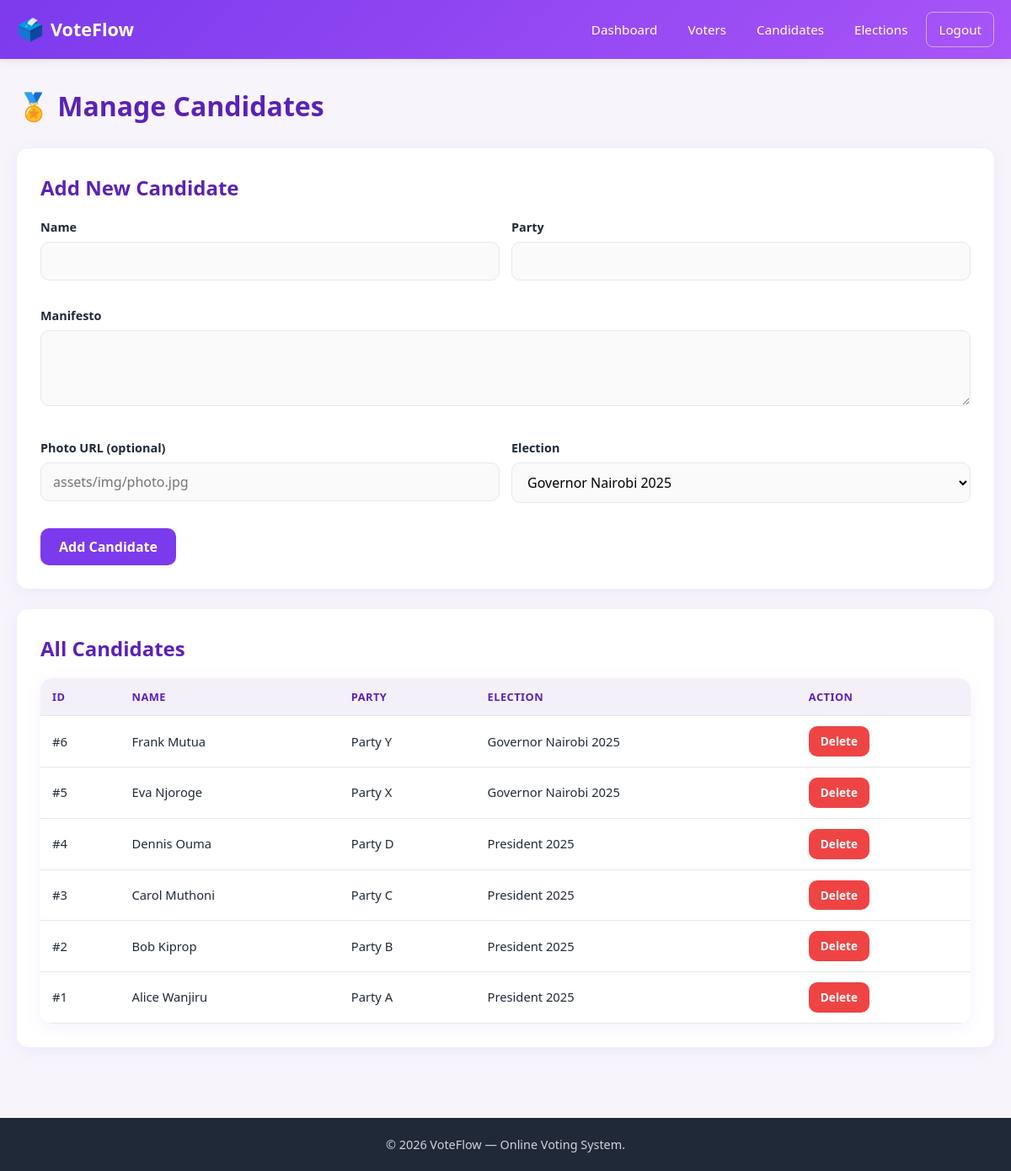
Screenshot of /admin/candidates.php (signed in) with the database file from the repository.
### tables this page shows
CREATE TABLE candidate (
    candidate_id INT AUTO_INCREMENT PRIMARY KEY,
    name         VARCHAR(100) NOT NULL,
    party        VARCHAR(100),
    manifesto    TEXT,
    photo_url    VARCHAR(255),
    election_id  INT,
    CONSTRAINT fk_candidate_election
        FOREIGN KEY (election_id) REFERENCES election(election_id) ON DELETE CASCADE
);

CREATE TABLE election (
    election_id INT AUTO_INCREMENT PRIMARY KEY,
    title       VARCHAR(150) NOT NULL,
    description TEXT,
    start_date  DATETIME NOT NULL,
    end_date    DATETIME NOT NULL,
    status      ENUM('upcoming','active','closed') DEFAULT 'upcoming',
    created_by  INT,
    CONSTRAINT fk_election_admin
        FOREIGN KEY (created_by) REFERENCES admin(admin_id) ON DELETE SET NULL
);

### admin/candidates.php (the view, shortened to what this page needs)
<?php
require_once __DIR__ . '/../config/db.php';
$elections  = $conn->query("SELECT * FROM election ORDER BY election_id DESC")->fetch_all(MYSQLI_ASSOC);
$candidates = $conn->query("
    SELECT c.*, e.title AS election_title FROM candidate c
    LEFT JOIN election e ON e.election_id=c.election_id
    ORDER BY c.candidate_id DESC
")->fetch_all(MYSQLI_ASSOC);
$basePath  = '../';
require_once __DIR__ . '/../includes/header.php';
?>
<h1 style="color:var(--primary-dark); margin-bottom:24px;">🏅 Manage Candidates</h1>
<div class="card">
    <h2>Add New Candidate</h2>
    <form method="POST" style="display:grid; gap:14px; grid-template-columns:1fr 1fr;">
        <div class="form-group"><label>Name</label><input name="name" required></div>
        <div class="form-group"><label>Party</label><input name="party" required></div>
        <div class="form-group" style="grid-column:1/-1;"><label>Manifesto</label><textarea name="manifesto" rows="3"></textarea></div>
        <div class="form-group"><label>Photo URL (optional)</label><input name="photo_url" placeholder="assets/img/photo.jpg"></div>
        <div class="form-group">
            <label>Election</label>
            <select name="election_id" required>
                <?php foreach ($elections as $e): ?>
                    <option value="<?= $e['election_id'] ?>"><?= htmlspecialchars($e['title']) ?></option>
                <?php endforeach; ?>
            </select>
        </div>
        <div style="grid-column:1/-1;"><button class="btn btn-primary">Add Candidate</button></div>
    </form>
</div>
<div class="card">
    <h2>All Candidates</h2>
    <div class="table-wrap">
        <table class="data">
            <thead><tr><th>ID</th><th>Name</th><th>Party</th><th>Election</th><th>Action</th></tr></thead>
            <tbody>
                <?php foreach ($candidates as $c): ?>
                    <tr>
                        <td>#<?= $c['candidate_id'] ?></td>
                        <td><?= htmlspecialchars($c['name']) ?></td>
                        <td><?= htmlspecialchars($c['party']) ?></td>
                        <td><?= htmlspecialchars($c['election_title']) ?></td>
                        <td>
                            <a href="?delete=<?= $c['candidate_id'] ?>" class="btn btn-danger btn-sm"
                               onclick="return confirm('Delete candidate?');">Delete</a>
                        </td>
                    </tr>
                <?php endforeach; ?>
            </tbody>
        </table>
    </div>
</div>
<?php require_once __DIR__ . '/../includes/footer.php'; ?>

### includes/header.php (shortened to what this page needs)
<!DOCTYPE html>
<html lang="en">
<head>
<link rel="stylesheet" href="<?= $basePath ?? '' ?>assets/css/style.css">
</head>
<body>
<header class="site-header">
    <div class="header-inner">
        <a href="<?= $basePath ?? '' ?>index.php" class="brand">
            <span class="brand-mark">🗳️</span> VoteFlow
        </a>
        <nav class="site-nav" id="siteNav">
            <?php if (isset($_SESSION['voter_id'])): ?>
                <a href="<?= $basePath ?? '' ?>voter/dashboard.php">Dashboard</a>
                <a href="<?= $basePath ?? '' ?>voter/results.php">Results</a>
                <a href="<?= $basePath ?? '' ?>logout.php" class="btn-outline">Logout</a>
            <?php elseif (isset($_SESSION['admin_id'])): ?>
                <a href="<?= $basePath ?? '' ?>admin/dashboard.php">Dashboard</a>
                <a href="<?= $basePath ?? '' ?>admin/voters.php">Voters</a>
                <a href="<?= $basePath ?? '' ?>admin/candidates.php">Candidates</a>
                <a href="<?= $basePath ?? '' ?>admin/elections.php">Elections</a>
                <a href="<?= $basePath ?? '' ?>logout.php" class="btn-outline">Logout</a>
            <?php else: ?>
                <a href="<?= $basePath ?? '' ?>index.php">Login</a>
                <a href="<?= $basePath ?? '' ?>voter/register.php" class="btn-primary">Register</a>
            <?php endif; ?>
        </nav>
    </div>
</header>
<main class="site-main">

### includes/footer.php (shortened to what this page needs)
</main>
<footer class="site-footer">
    <p>© <?= date('Y') ?> VoteFlow — Online Voting System.</p>
</footer>
</body>
</html>

### assets/css/style.css (style rules this page uses)
* { margin:0; padding:0; box-sizing:border-box; }
:root { --primary:#7c3aed; --primary-dark:#5b21b6; --accent:#f59e0b; --success:#10b981; --danger:#ef4444; --surface:#ffffff; --page:#f7f5fb; --text:#1f2937; --muted:#6b7280; --border:#e5e7eb; --shadow:0 4px 20px rgba(124,58,237,0.08); --radius:14px; }
body { font-family:'Segoe UI', system-ui, -apple-system, sans-serif; background:var(--page); color:var(--text); line-height:1.6; min-height:100vh; display:flex; flex-direction:column; }
.site-header { background:linear-gradient(135deg, #7c3aed, #a855f7); color:#fff; box-shadow:0 2px 12px rgba(0,0,0,0.08); position:sticky; top:0; z-index:100; }
.header-inner { max-width:1200px; margin:0 auto; padding:14px 20px; display:flex; align-items:center; justify-content:space-between; }
.brand { color:#fff; text-decoration:none; font-size:1.35rem; font-weight:700; display:flex; align-items:center; gap:8px; }
.brand-mark { font-size:1.6rem; }
.site-nav { display:flex; gap:8px; align-items:center; }
.site-nav a { color:#fff; text-decoration:none; padding:8px 14px; border-radius:8px; font-size:0.95rem; transition:background 0.2s; }
.site-nav .btn-outline { border:1px solid rgba(255,255,255,0.5); }
.site-main { flex:1; padding:30px 20px 60px; max-width:1200px; margin:0 auto; width:100%; }
.site-footer { background:#1f2937; color:#d1d5db; text-align:center; padding:20px; font-size:0.9rem; }
.card { background:var(--surface); border-radius:var(--radius); box-shadow:var(--shadow); padding:28px; margin-bottom:24px; }
.card h2 { color:var(--primary-dark); margin-bottom:16px; font-size:1.5rem; }
.form-group { margin-bottom:16px; }
.form-group label { display:block; margin-bottom:6px; font-weight:600; color:var(--text); font-size:0.9rem; }
.form-group input, .form-group select, .form-group textarea { width:100%; padding:11px 14px; border:1.5px solid var(--border); border-radius:10px; font-size:1rem; font-family:inherit; transition:border-color 0.2s, box-shadow 0.2s; background:#fafafa; }
.btn { display:inline-block; padding:11px 22px; border:none; border-radius:10px; font-size:1rem; font-weight:600; cursor:pointer; text-decoration:none; text-align:center; transition:transform 0.15s, box-shadow 0.2s, background 0.2s; font-family:inherit; }
.btn-primary { background:var(--primary); color:#fff; }
.btn-danger { background:var(--danger); color:#fff; }
.btn-sm { padding:7px 14px; font-size:0.85rem; }
.table-wrap { overflow-x:auto; border-radius:var(--radius); box-shadow:var(--shadow); }
table.data { width:100%; border-collapse:collapse; background:#fff; font-size:0.92rem; }
table.data th, table.data td { padding:12px 14px; text-align:left; border-bottom:1px solid var(--border); white-space:nowrap; }
table.data th { background:#f3f0fa; color:var(--primary-dark); font-weight:700; text-transform:uppercase; font-size:0.8rem; letter-spacing:0.5px; }

### rows the page displays
candidate: candidate_id "6", name "Frank Mutua", party "Party Y", election.title "Governor Nairobi 2025"
candidate: candidate_id "5", name "Eva Njoroge", party "Party X", election.title "Governor Nairobi 2025"
candidate: candidate_id "4", name "Dennis Ouma", party "Party D", election.title "President 2025"
candidate: candidate_id "3", name "Carol Muthoni", party "Party C", election.title "President 2025"
candidate: candidate_id "2", name "Bob Kiprop", party "Party B", election.title "President 2025"
candidate: candidate_id "1", name "Alice Wanjiru", party "Party A", election.title "President 2025"

### other values shown
form field election_id "Governor Nairobi 2025"
